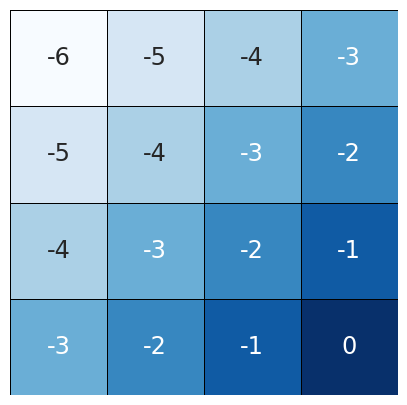

Write Python code to recreate this figure.
import seaborn as sns
import matplotlib.pyplot as plt
import numpy as np


def plot_q_values_map(qtable, filename):
    map_size = 4
    """Plot the last frame of the simulation and the policy learned."""
    qtable_val_max = qtable.reshape(map_size, map_size)
    qtable_val_max_normalized = (qtable_val_max - np.min(qtable_val_max)) / (
                np.max(qtable_val_max) - np.min(qtable_val_max))

    qtable_val_max_rounded = np.round(qtable_val_max).astype(int)

    # Plot the last frame
    fig, ax = plt.subplots(nrows=1, ncols=1, figsize=(5, 5))

    # Plot the policy
    sns.heatmap(
        qtable_val_max_normalized,
        fmt="",
        ax=ax,
        annot=qtable_val_max_rounded,
        cmap=sns.color_palette("Blues", as_cmap=True),
        linewidths=0.7,
        linecolor="black",
        xticklabels=[],
        yticklabels=[],
        annot_kws={"fontsize": "xx-large"},
        cbar=False
    )
    fig.savefig(filename, bbox_inches="tight")


rewards = [-6, -5, -4, -3, -5, -4, -3, -2, -4, -3, -2, -1, -3, -2, -1, 0]
plot_q_values_map(np.array(rewards), "rewards.png")